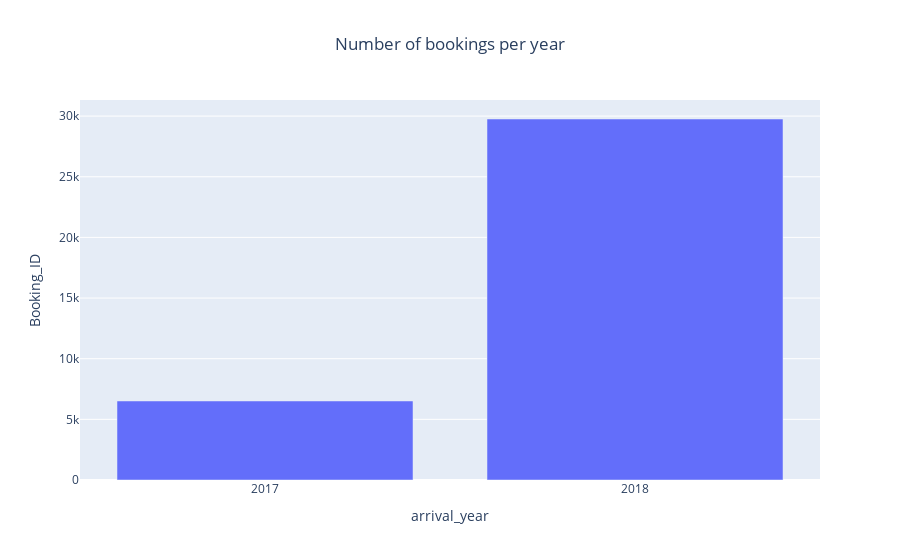

Notebook code cell kept with this figure:
### Code cell
fig=px.bar(df_year_count,x="arrival_year",y="Booking_ID",title="Number of bookings per year")
fig.update_layout(title_x=0.5)
fig.show()

### Figure 1 — Plotly figure (JSON) as saved in the notebook; plotly's stock layout.template omitted (floating-point values rounded to 4 significant figures)
{"data": [{"alignmentgroup": "True", "hovertemplate": "arrival_year=%{x}<br>Booking_ID=%{y}<extra></extra>", "legendgroup": "", "marker": {"color": "#636efa", "pattern": {"shape": ""}}, "name": "", "offsetgroup": "", "orientation": "v", "showlegend": false, "textposition": "auto", "type": "bar", "x": ["2017", "2018"], "xaxis": "x", "y": [6514, 29761], "yaxis": "y"}], "layout": {"barmode": "relative", "legend": {"tracegroupgap": 0}, "title": {"text": "Number of bookings per year", "x": 0.5}, "xaxis": {"anchor": "y", "domain": [0, 1], "title": {"text": "arrival_year"}}, "yaxis": {"anchor": "x", "domain": [0, 1], "title": {"text": "Booking_ID"}}}}
